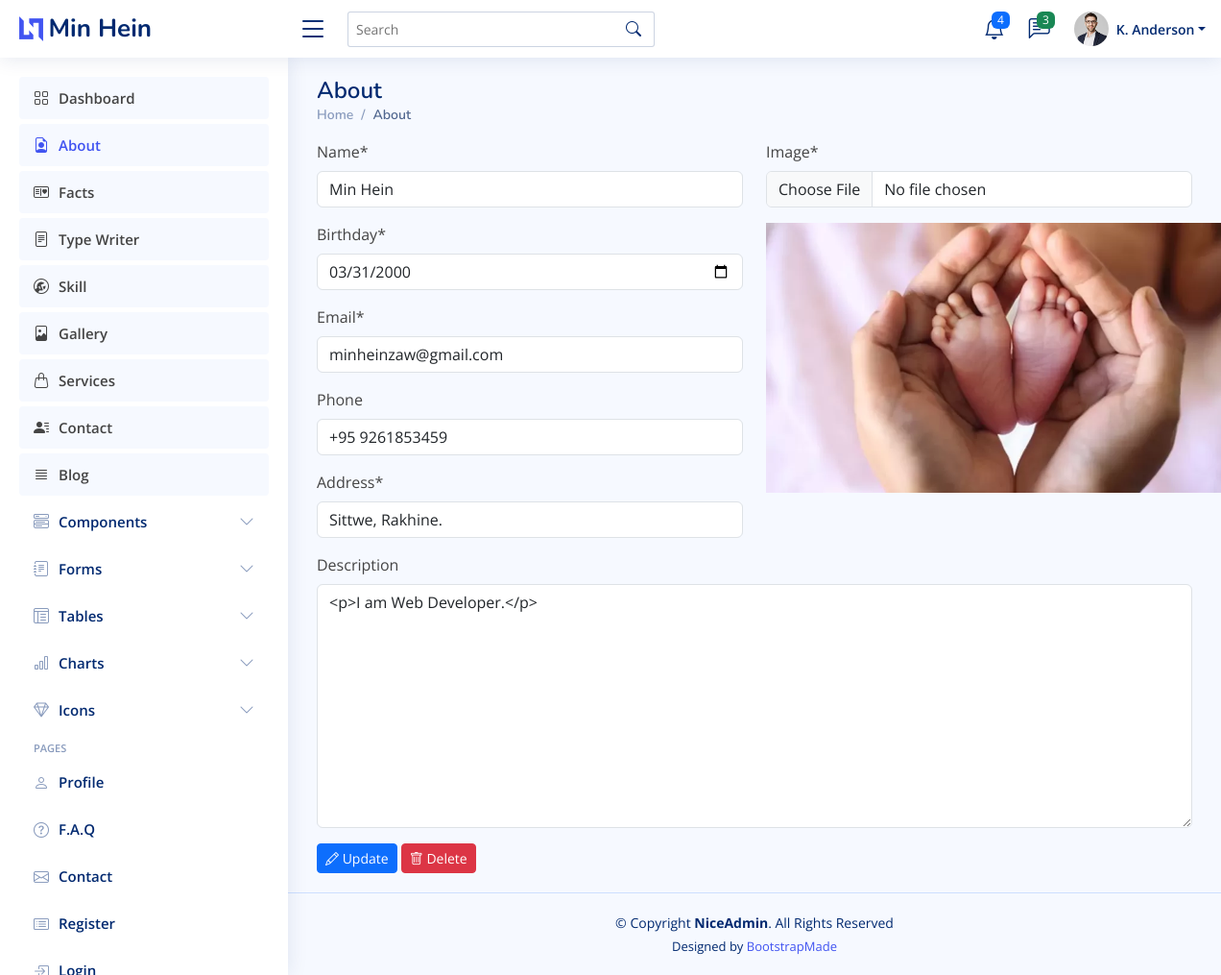
The app's page /dashboard/about/ with its own data.
### dashboard/models.py (models this page shows, shortened)
class About(models.Model):
    name = models.CharField(max_length=50, null=True)
    birthday = models.DateField(null=True)
    email = models.EmailField(null=True)
    phone = models.CharField(max_length=15, null=True, blank=True)
    address = models.CharField(max_length=200, null=True)
    description = RichTextUploadingField(null=True, blank=True)
    image = models.ImageField(upload_to="about_image/", null=True)
    created_at = models.DateTimeField(auto_now=True)
    updated_at = models.DateTimeField(auto_now_add=True)
    slug = models.SlugField(max_length=255, null=False,blank=True,unique=True,editable=False,)

### dashboard/views.py (the view)
# urls.py: path('about/', views.about, name="about"),
def about(request):
    forms = AboutForm()
    about = About.objects.first()
    if not about:
        if request.method == "POST":
            form = AboutForm(request.POST, request.FILES)
            if form.is_valid():
                form.save()
                messages.success(request, 'About Has been added successfully!')
                return redirect('about')
        context = {'forms':forms, 'about':about}
        return render(request, 'dashboard/about/about.html', context)
    else:
        about = About.objects.latest('id')
        forms = AboutForm(instance=about)
        if request.method == "POST":
            form = AboutForm(request.POST, request.FILES, instance=about)
            if form.is_valid():
                form.save()
                messages.success(request, 'About {} has been updated successfully!'.format(about.name))
                return redirect('about')
        context = {'about':about, 'forms':forms}
        return render(request, 'dashboard/about/about.html', context)

### dashboard/forms.py
class AboutForm(forms.ModelForm):
    class Meta:
        model = About
        fields = "__all__"
        widgets = {
            'name':forms.TextInput(attrs=({'placeholder':'Enter Your Name..'})),
            'birthday':forms.DateInput(attrs=({'type':'date'})),
            'email':forms.EmailInput(attrs=({'placeholder':'Enter Your Email..'})),
            'phone':forms.TextInput(attrs=({'placeholder':'Enter Your Phone..'})),
            'address':forms.TextInput(attrs=({'placeholder':'Enter Your Address..'})),
            'description':forms.Textarea(attrs=({'placeholder':'Enter Your Description..'})),
            'image':forms.FileInput(attrs=({"placeholder":"Image", "id":"image", "onchange":"getImagePreview(event)"})),
        }

### dashboard/templates/dashboard/about/about.html (shortened to what this page needs)
{% extends 'dashboard/main.html' %}
{% load crispy_forms_tags %}
{% block content %}
<div class="pagetitle">
    <h1>About</h1>
    <nav>
      <ol class="breadcrumb">
        <li class="breadcrumb-item"><a href="{% url 'dashboard' %}">Home</a></li>
        <li class="breadcrumb-item active">About</li>
      </ol>
    </nav>
  </div>
  {% if not about %}
  <form action="" method="post" enctype="multipart/form-data">
    {% csrf_token %}
    <div class="row">
      <div class="col-md-6">
          {{ forms.name|as_crispy_field }}
          {{ forms.birthday|as_crispy_field }}
          {{ forms.email|as_crispy_field }}
          {{ forms.phone|as_crispy_field }}
          {{ forms.address|as_crispy_field }}
      </div>
      <div class="col-md-6">
        {{ forms.image|as_crispy_field }}
        <div class="col-md-6 mb-2" id="preview"></div>
      </div>
    </div>
    {{forms.media}}
    {{ forms.description|as_crispy_field }}
    <button type="submit" class="btn btn-primary btn-sm">
      <i class="bi bi-plus-circle"></i> Create
    </button>
  </form>
  {% else %}
    <form action="" method="post" enctype="multipart/form-data">
      <div class="row">
        <div class="col-md-6">
            {{ forms.name|as_crispy_field }}
            {{ forms.birthday|as_crispy_field }}
            {{ forms.email|as_crispy_field }}
            {{ forms.phone|as_crispy_field }}
            {{ forms.address|as_crispy_field }}
        </div>
        <div class="col-md-6">
          {{ forms.image|as_crispy_field }}
          {% if about.image %}
          <div class="col-md-6 mb-2" id="preview">
            <img src="{{ about.image.url }}" alt="image here" style=" width: 500px;">
          </div>
          {% endif %}
        </div>
      </div>
      {{ forms.description|as_crispy_field }}
      <button type="submit" class="btn btn-primary btn-sm">
        <i class="bi bi-pencil"></i> Update
      </button>
      <a href="{% url 'about_delete' about.slug %}" class="btn btn-danger btn-sm">
        <i class="bi bi-trash"></i> Delete</a>
    </form>
  {% endif %}
{% endblock content %}

### static/assets/css/style.css (style rules this page uses)
:root { scroll-behavior: smooth; }
body { font-family: "Open Sans", sans-serif; background: #f6f9ff; color: #444444; }
h1, h2, h3, h4, h5, h6 { font-family: "Nunito", sans-serif; }
.pagetitle { margin-bottom: 10px; }
.pagetitle h1 { font-size: 24px; margin-bottom: 0; font-weight: 600; color: #012970; }
.breadcrumb { font-size: 14px; font-family: "Nunito", sans-serif; color: #899bbd; font-weight: 600; }
.breadcrumb a { color: #899bbd; transition: 0.3s; }
.breadcrumb .breadcrumb-item::before { color: #899bbd; }
.breadcrumb .active { color: #51678f; font-weight: 600; }

### records on screen
About: name "Min Hein", birthday "03/31/2000", email "minheinzaw@gmail.com", phone "+95 9261853459", address "Sittwe, Rakhine.", image (picture), description "<p>I am Web Developer.</p>"
